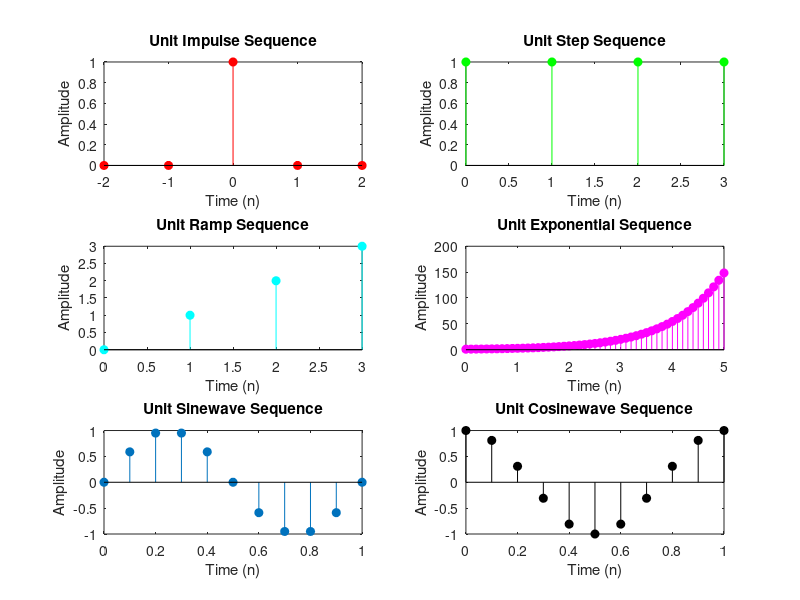

Write MATLAB code to recreate this figure.
%% DTSP EXP 1: To generate the discrete time sequences
% Title: To generate the discrete time sequences of -
% (a) Unit impulse sequence
% (b) Unit Step sequence
% (c) Unit Ramp sequence
% (d) Exponential sequence
% (e) Sinewave sequence
% (f) Cosine sequence
clear;
clc;
close all;
% Program: (a) Unit impulse sequence
time_a = -2:1:2;
impulse = [zeros(1,2), 1 , zeros(1,2)];
subplot(3,2,1);
stem(time_a,impulse,"filled",'r');
xlabel('Time (n)')
ylabel('Amplitude')
title('Unit Impulse Sequence')

% Program: (b) Unit Step sequence
N = 4; % number of samples
time_b = 0:1:N-1;
unit_step = ones(1,N);
subplot(3,2,2); 
stem(time_b,unit_step,"filled",'g');
xlabel('Time (n)')
ylabel('Amplitude')
title('Unit Step Sequence')

% Program: (c) Unit Ramp sequence
unit_ramp = time_b;
subplot(3,2,3); 
stem(time_b,unit_ramp,"filled",'c');
xlabel('Time (n)')
ylabel('Amplitude')
title('Unit Ramp Sequence')

% Program: (d) Exponential sequence
time_d = 0:0.1:5;
exponential = exp(time_d);
subplot(3,2,4); 
stem(time_d,exponential,"filled",'m');
xlabel('Time (n)')
ylabel('Amplitude')
title('Unit Exponential Sequence')

% Program: (e) Sinewave sequence
time_e = 0:0.1:1;
sinewave = sin(2*pi*time_e);
subplot(3,2,5); 
stem(time_e,sinewave,"filled");
xlabel('Time (n)')
ylabel('Amplitude')
title('Unit Sinewave Sequence')

% Program: (f) Cosinewave sequence
time_e = 0:0.1:1;
cosinewave = cos(2*pi*time_e);
subplot(3,2,6); 
stem(time_e,cosinewave,"filled",'k');
xlabel('Time (n)')
ylabel('Amplitude')
title('Unit Cosinewave Sequence')